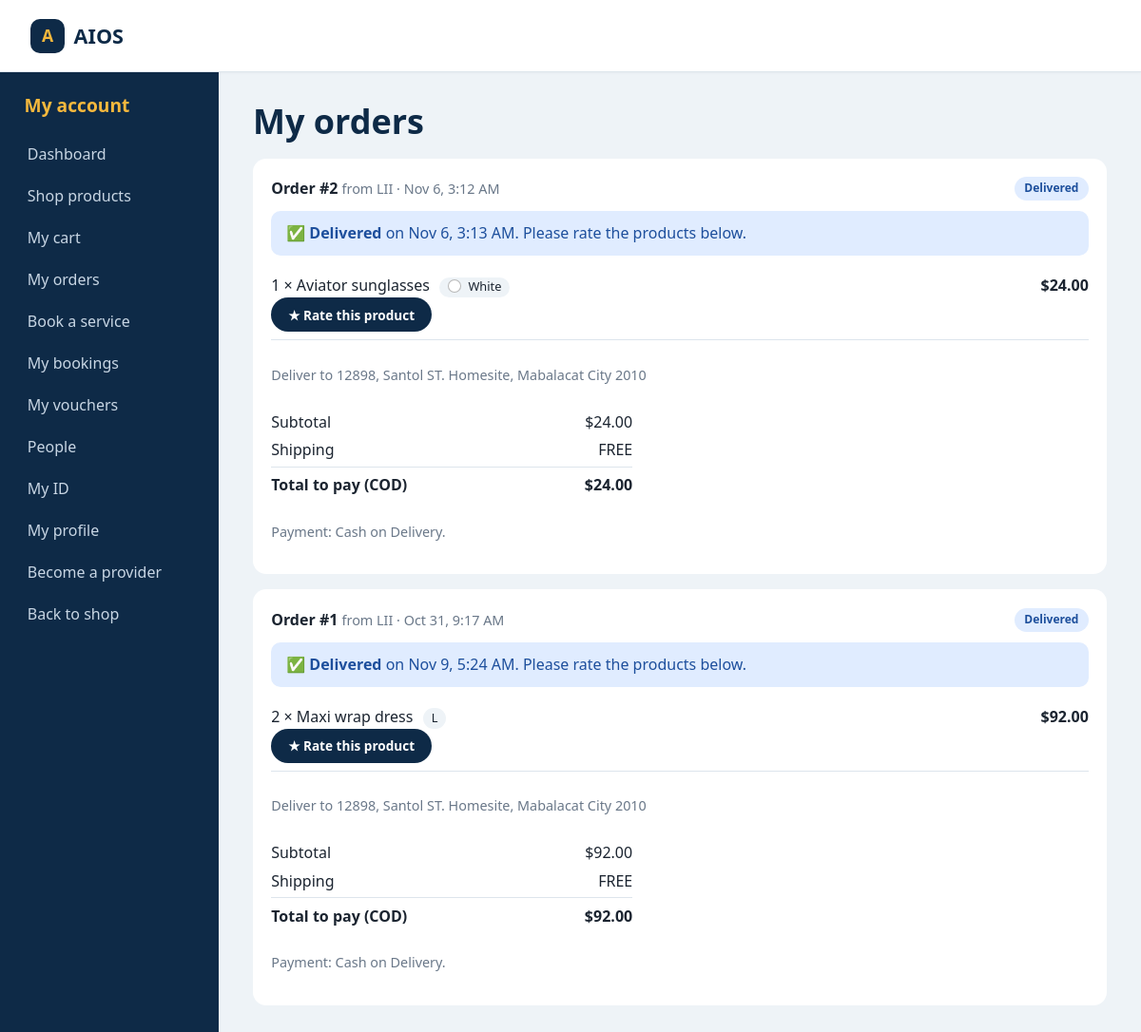
Page /orders.php (signed in) on the committed database.
### tables this page shows
CREATE TABLE IF NOT EXISTS orders (
  id             INT UNSIGNED AUTO_INCREMENT PRIMARY KEY,
  buyer_id       INT UNSIGNED NOT NULL,
  seller_id      INT UNSIGNED NOT NULL,
  status         ENUM('pending','approved','delivered','rejected','cancelled') NOT NULL DEFAULT 'pending',
  payment_method VARCHAR(20) NOT NULL DEFAULT 'COD',      
  ship_name      VARCHAR(160) NOT NULL,
  ship_address   VARCHAR(300) NOT NULL,
  ship_contact   VARCHAR(140) NOT NULL,
  created_at     DATETIME NOT NULL,
  reviewed_at    DATETIME NULL,
  shipping_fee   DECIMAL(10,2) NOT NULL DEFAULT 0,        
  discount       DECIMAL(10,2) NOT NULL DEFAULT 0,        
  voucher_note   VARCHAR(200) NOT NULL DEFAULT '',
  cancel_reason  VARCHAR(160) NOT NULL DEFAULT '',         
  cancelled_at   DATETIME NULL,
  delivery_days  TINYINT UNSIGNED NULL,                   
  approved_at    DATETIME NULL,
  delivered_at   DATETIME NULL,                           
  FOREIGN KEY (buyer_id)  REFERENCES users(id) ON DELETE CASCADE,
  FOREIGN KEY (seller_id) REFERENCES users(id) ON DELETE CASCADE
);

CREATE TABLE IF NOT EXISTS order_items (
  id         INT UNSIGNED AUTO_INCREMENT PRIMARY KEY,
  order_id   INT UNSIGNED NOT NULL,
  product_id INT UNSIGNED NULL,
  name       VARCHAR(120) NOT NULL,
  price      DECIMAL(10,2) NOT NULL,
  quantity   INT UNSIGNED NOT NULL,
  comment    VARCHAR(300) NULL,
  size       VARCHAR(60) NOT NULL DEFAULT '',
  color      VARCHAR(40) NOT NULL DEFAULT '',
  FOREIGN KEY (order_id)   REFERENCES orders(id)   ON DELETE CASCADE,
  FOREIGN KEY (product_id) REFERENCES products(id) ON DELETE SET NULL
);

### includes/bootstrap.php (called while the page is built, shortened)
<?php
function money(float $amount): string {
    return CURRENCY . number_format($amount, 2);
}
function db(): PDO {
    static $pdo = null;
    if (!$pdo) {
        $pdo = new PDO('mysql:host=' . DB_HOST . ';dbname=' . DB_NAME . ';charset=utf8mb4', DB_USER, DB_PASS, [
            PDO::ATTR_ERRMODE            => PDO::ERRMODE_EXCEPTION,
            PDO::ATTR_DEFAULT_FETCH_MODE => PDO::FETCH_ASSOC,
        ]);
    }
    return $pdo;
}
function store_expr(string $idCol, string $nameCol): string {
    return "COALESCE((SELECT a.business_name FROM provider_applications a WHERE a.user_id = $idCol AND a.status = 'approved' ORDER BY a.id DESC LIMIT 1), NULLIF($nameCol, ''), 'Store')";
}
function color_map(): array {
    return ['White' => '#ffffff', 'Black' => '#1b2430', 'Navy' => '#163a5f', 'Gray' => '#8a96a3', 'Silver' => '#c0c7cf',
            'Red' => '#d64545', 'Pink' => '#e88fb0', 'Orange' => '#ee8a33', 'Yellow' => '#f5b83d', 'Gold' => '#d4a940',
            'Green' => '#3f8f5b', 'Blue' => '#3b82c4', 'Purple' => '#7b5ea7', 'Brown' => '#7a4b2a', 'Tan' => '#c9a77c',
            'Beige' => '#e3d3b8', 'Khaki' => '#bfae7f', 'Rose gold' => '#d8a496'];
}
function color_hex(string $name): string { return color_map()[$name] ?? '#c3cfda'; }

### orders.php (the view, shortened to what this page needs)
<?php
require_once __DIR__ . '/includes/bootstrap.php';
$uid = $_SESSION['user_id'];
$st = db()->prepare('SELECT o.*, ' . store_expr('o.seller_id', 'u.first_name') . ' AS store FROM orders o JOIN users u ON u.id = o.seller_id
                     WHERE o.buyer_id = ? ORDER BY o.id DESC LIMIT 50');
$st->execute([$uid]);
$orders = $st->fetchAll();
$items = [];
if ($orders) {
    $ids = implode(',', array_map('intval', array_column($orders, 'id')));
    foreach (db()->query("SELECT * FROM order_items WHERE order_id IN ($ids) ORDER BY id") as $it) { $items[$it['order_id']][] = $it; }
}
$myRatings = db()->prepare('SELECT product_id, rating FROM reviews WHERE user_id = ?');
$myRatings->execute([$uid]);
$myRatings = $myRatings->fetchAll(PDO::FETCH_KEY_PAIR);
$statusLabel = ['pending' => 'Pending seller approval', 'approved' => 'Approved', 'delivered' => 'Delivered', 'rejected' => 'Rejected', 'cancelled' => 'Cancelled'];
$statusClass = ['pending' => 'badge-pending', 'approved' => 'badge-confirmed', 'delivered' => 'badge-delivered', 'rejected' => 'badge-rejected', 'cancelled' => 'badge-rejected'];
?>
<!DOCTYPE html>
<html lang="en">
<head>
  <link rel="stylesheet" href="css/style.css">
</head>
<body>
  <?php include __DIR__ . '/includes/topbar.php'; ?>
  <div class="dash">
    <?php include __DIR__ . '/includes/sidebar.php'; ?>
    <main class="dash-main">
      <h1>My orders</h1>
      <?php foreach ($orders as $o): $sum = 0; ?>
        <div class="card order-card" id="order-<?= (int)$o['id'] ?>">
          <div class="order-head">
            <div><strong>Order #<?= (int)$o['id'] ?></strong> <span class="muted">from <?= htmlspecialchars($o['store']) ?> &middot; <?= htmlspecialchars(date('M j, g:i A', strtotime($o['created_at']))) ?></span></div>
            <span class="badge <?= $statusClass[$o['status']] ?>"><?= $statusLabel[$o['status']] ?></span>
          </div>
          <?php if ($o['status'] === 'approved'): ?>
            <div class="eta-box">
              <strong>&#128666; Approved by the shop.</strong> <?= htmlspecialchars(eta_text($o)) ?>
            </div>
          <?php elseif ($o['status'] === 'delivered'): ?>
            <div class="eta-box done">
              <strong>&#9989; Delivered</strong><?= $o['delivered_at'] ? ' on ' . htmlspecialchars(date('M j, g:i A', strtotime($o['delivered_at']))) : '' ?>. Please rate the products below.
            </div>
          <?php endif; ?>
          <ul class="order-lines">
            <?php foreach ($items[$o['id']] ?? [] as $it): $sum += $it['price'] * $it['quantity']; ?>
              <li><span><?= (int)$it['quantity'] ?> &times; <?= htmlspecialchars($it['name']) ?><?php if ($it['size']): ?> <span class="size-tag"><?= htmlspecialchars($it['size']) ?></span><?php endif; ?><?php if ($it['color']): ?> <span class="size-tag"><i class="dot" style="background:<?= color_hex($it['color']) ?>"></i><?= htmlspecialchars($it['color']) ?></span><?php endif; ?>
                <?php if ($o['status'] === 'delivered' && $it['product_id']): ?>
                  <br><?php if (isset($myRatings[$it['product_id']])): ?>
                    <a class="rate-link" href="product.php?id=<?= (int)$it['product_id'] ?>#reviews"><?= stars_html((float)$myRatings[$it['product_id']]) ?> Your rating (edit)</a>
                  <?php else: ?>
                    <a class="btn btn-small" href="product.php?id=<?= (int)$it['product_id'] ?>#reviews">&#9733; Rate this product</a>
                  <?php endif; ?>
                <?php endif; ?></span>
                <strong><?= money($it['price'] * $it['quantity']) ?></strong></li>
            <?php endforeach; ?>
          </ul>
          <?php $grand = $sum + (float)$o['shipping_fee'] - (float)$o['discount']; ?>
          <p class="muted">Deliver to <?= htmlspecialchars($o['ship_address']) ?></p>
          <div class="totals">
            <div><span>Subtotal</span><span><?= money($sum) ?></span></div>
            <div><span>Shipping</span><span><?= (float)$o['shipping_fee'] > 0 ? money((float)$o['shipping_fee']) : 'FREE' ?></span></div>
            <div class="grand"><span>Total to pay (COD)</span><strong><?= money($grand) ?></strong></div>
          </div>
          <p class="muted">Payment: Cash on Delivery<?= $o['status'] === 'approved' ? '. Please prepare ' . money($grand) . ' for when it arrives.' : '.' ?></p>
        </div>
      <?php endforeach; ?>
    </main>
  </div>
</body>
</html>

### css/style.css (style rules this page uses)
:root { --navy: #0e2a47; --navy-2: #163a5f; --marigold: #f5b83d; --teal: #1f8a8a; --mist: #eef3f7; --ink: #1b2430; --muted: #6a7889; --white: #ffffff; --line: #dde5ec; --header-h: 72px; --font-head: 'Bricolage Grotesque', 'Segoe UI', sans-serif; --font-body: 'DM Sans', 'Segoe UI', sans-serif; }
*, *::before, *::after { box-sizing: border-box; }
html { scroll-behavior: smooth; scroll-padding-top: var(--header-h); }
body { margin: 0; font-family: var(--font-body); color: var(--ink); background: var(--white); line-height: 1.55; }
h1, h2, h3 { font-family: var(--font-head); margin: 0; line-height: 1.1; }
a { color: inherit; }
.muted { color: var(--muted); font-size: .9rem; }
.btn { display: inline-block; cursor: pointer; font: 700 .95rem var(--font-body); padding: .6rem 1.3rem; border-radius: 999px; border: 2px solid transparent; text-decoration: none; text-align: center; transition: transform .15s ease, background .15s ease; }
.btn-small { background: var(--navy); color: var(--white); padding: .4rem 1rem; font-size: .85rem; }
.badge { font-size: .75rem; font-weight: 700; padding: .2rem .65rem; border-radius: 999px; }
.dash { display: grid; grid-template-columns: 230px minmax(0, 1fr); min-height: calc(100vh - var(--header-h)); background: var(--mist); }
.dash-main { padding: 2rem clamp(1rem, 3vw, 2.5rem) 3rem; }
.dash-main h1 { font-size: clamp(1.7rem, 3vw, 2.3rem); color: var(--navy); margin-bottom: 1.2rem; }
.card { background: var(--white); border-radius: 14px; padding: 1.2rem; display: flex; flex-direction: column; gap: .2rem; }
.order-card { margin-bottom: 1rem; gap: .7rem; }
.order-head { display: flex; justify-content: space-between; align-items: center; gap: 1rem; flex-wrap: wrap; }
.order-lines { list-style: none; margin: 0; padding: 0; }
.order-lines li { display: flex; justify-content: space-between; gap: 1rem; padding: .5rem 0; border-bottom: 1px solid var(--line); }
.size-tag { display: inline-block; margin-left: .4rem; padding: .05rem .55rem; border-radius: 999px; background: var(--mist); font-size: .8rem; font-weight: 500; }
.dot { display: inline-block; width: 14px; height: 14px; border-radius: 50%; border: 1px solid rgba(0,0,0,.28); margin-right: .45rem; vertical-align: -2px; }
.badge-delivered { background: #e0ecff; color: #1d4f9c; }
.eta-box { background: #eef7f6; color: #136b6b; padding: .7rem 1rem; border-radius: 10px; margin: 0; }
.eta-box.done { background: #e0ecff; color: #1d4f9c; }
.sum-lines, .totals { display: flex; flex-direction: column; gap: .3rem; max-width: 380px; }
.sum-lines > div, .totals > div { display: flex; justify-content: space-between; gap: 1rem; }
.sum-lines .grand, .totals .grand { padding-top: .4rem; border-top: 1px solid var(--line); font-weight: 700; }
html { -webkit-text-size-adjust: 100%; overflow-x: hidden; }
body { min-width: 320px; overflow-x: hidden; }
button, .btn, a, input, select, textarea { touch-action: manipulation; }
.hero, .dash, .product-page, .panel, .auth-card, .card, .product, .provider, .shop-group { min-width: 0; }

### includes/head-extra.php (style rules this page uses)
html { -webkit-text-size-adjust: 100%; }

### rows in the picture
orders: id "2", store "LII", created_at "Nov 6, 3:12 AM", status "Delivered", delivered_at "Nov 6, 3:13 AM", ship_address "12898, Santol ST. Homesite, Mabalacat City 2010", sum "$24.00", shows "FREE", money($grand) "$24.00"
order_items: quantity "1", name "Aviator sunglasses", color "White", money($it['price'] * $it['quantity']) "$24.00"
orders: id "1", store "LII", created_at "Oct 31, 9:17 AM", status "Delivered", delivered_at "Nov 9, 5:24 AM", ship_address "12898, Santol ST. Homesite, Mabalacat City 2010", sum "$92.00", shows "FREE", money($grand) "$92.00"
order_items: quantity "2", name "Maxi wrap dress", size "L", money($it['price'] * $it['quantity']) "$92.00"

### other values in the picture
SITE_NAME "AIOS"
$panelTitle "My account"
$menuLabel "Dashboard"
$menuLabel "Shop products"
$menuLabel "My cart"
$menuLabel "My orders"
$menuLabel "Book a service"
$menuLabel "My bookings"
$menuLabel "My vouchers"
$menuLabel "People"
$menuLabel "My ID"
$menuLabel "My profile"
$menuLabel "Become a provider"
